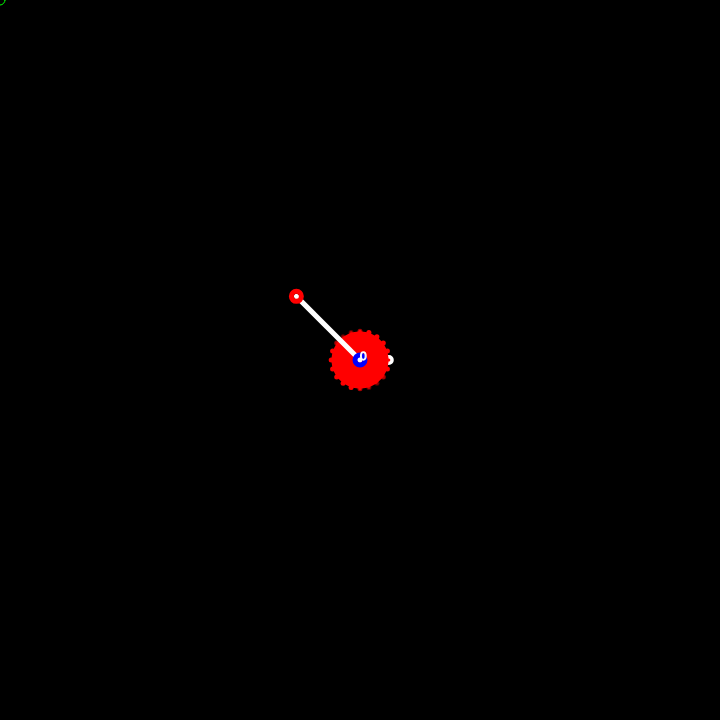
Frame 1 (no input)
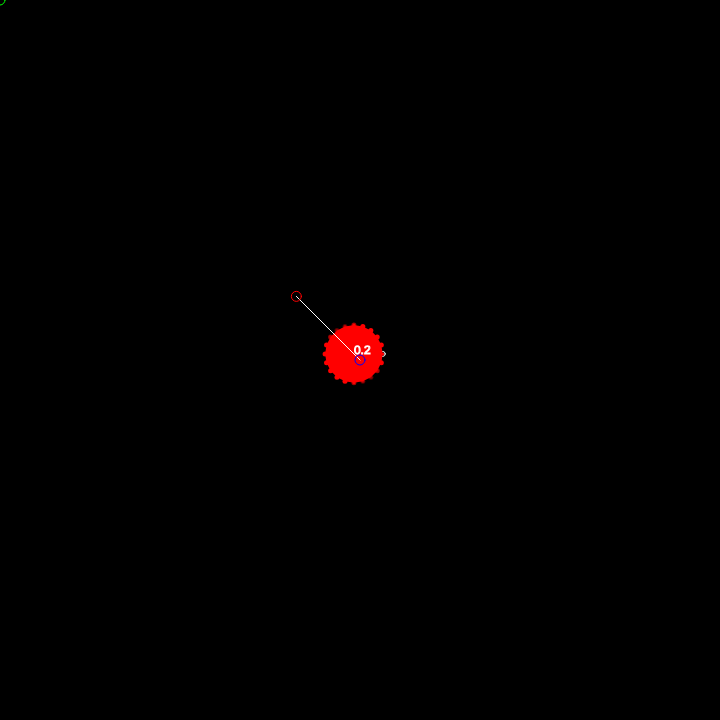
Frame 60 (no input)
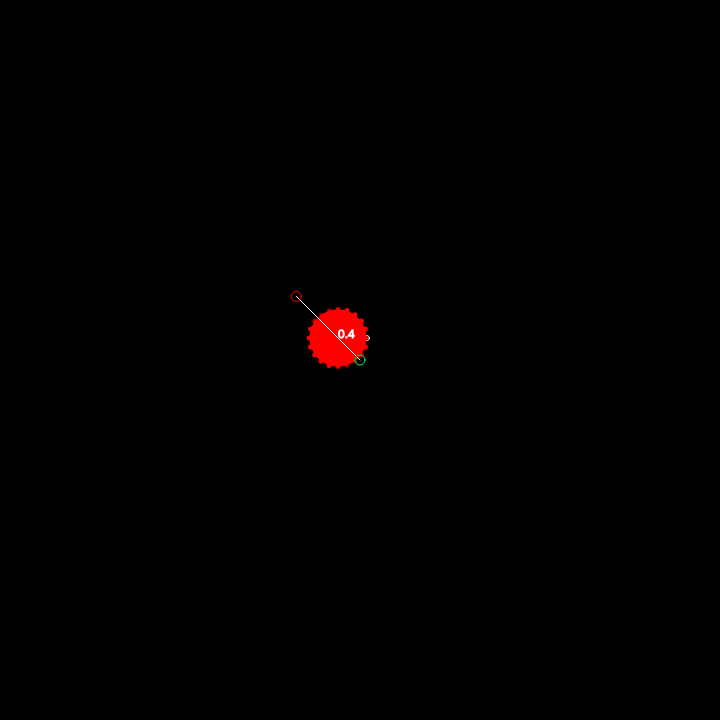
Frame 120 (the mouse pressed at the canvas centre since frame 60)

The p5.js sketch that drew these frames (run headless with seeded random() and noise() and a simulated clock; from frame 60 on, the mouse is pressed at the canvas centre):

// p5.js sketch
// ── sketch.js
const detail = 20;
let minR;
let maxR;
let travelFrames = 300;


let test;
let mousePos;

function setup(){
createCanvas(720, 720);
minR = width/25;
maxR = width/10;

mousePos = createVector();

test = new Cell(width/2, height/2);
noFill();
stroke(255);
strokeWeight(5);
}

function draw(){
  background(0);

  mousePos.set(mouseX, mouseY);
  test.update();
  test.show();

  stroke(0,255, 0);
  circle(mouseX, mouseY, 10);
}

function easeProgress(progress){
  return 0.5* (cos(progress * PI) + 1);
}



// ── cell.js
class Cell{
    constructor(x,y){
        this.p = createVector(x, y);
        this.prevP = createVector(x,y);
        this.maxTravel = width/8;
        this.target = createVector(x,y);
        this.perimeter = [];
        for(let i = 0; i < detail; i++){
            let a = i*TWO_PI/detail;
            this.perimeter[i] = new PerimeterPoint(minR * cos(a), minR * sin(a))
        }
        this.getTarget();
        this.progress = 0;
        
        
    }

    getTarget(){
        // this.target = mousePos.copy();
        let dir = p5.Vector.sub(mousePos, this.prevP);
        let d = dir.mag();
        let mag = min(d, this.maxTravel);
        dir.setMag(mag);
        
        this.target = p5.Vector.add(this.prevP, dir);

        // set the targets for the perim points
        // for(let i = 0; i < detail; i++){
        //     let a = i*TWO_PI/detail;
        //     this.perimeter[i].target.set(minR * cos(a), minR * sin(a));
        //     let d = p5.Vector.dist(this.perimeter[i].p, this.perimeter[i].target);
        //     let delay = map(d, 0, this.maxTravel, 0, -1);
        //     this.perimeter[i].delay = delay;
        // }
        for(let i = 0; i < detail; i++){
            let a = i*TWO_PI/detail;
            this.perimeter[i].target.set(minR * cos(a), minR * sin(a));
            
            // Calculate delay b
            // ased on the point's position in the perimeter
            // Points farther from the direction of movement get more delay
            let movementDir = p5.Vector.sub(this.target, this.prevP).normalize();
            let pointDir = createVector(cos(a), sin(a)).normalize();
            let alignment = 1 - abs(p5.Vector.dot(movementDir, pointDir)); // 0=aligned with movement, 1=opposite
            
            // Now map to a delay value - points opposing movement direction get more delay
            let delay = map(alignment, 0, 1, 0.2, 5.0); // Delay between 0.2 and 0.8
            this.perimeter[i].delay = delay;
        }

    }

    update(){
        this.progress = this.progress + 1/travelFrames;
        this.p = p5.Vector.lerp(this.target, this.prevP, easeProgress(this.progress));
        for(let p of this.perimeter){
            p.update();
        }

        // if(this.progress >= 1){
        //     this.prevP.set(this.target.x, this.target.y);
        //     this.getTarget()
        //     console.log(`Updated target: ${this.target.x}, ${this.target.y}  = ${mousePos.x}, ${mousePos.y}`)
        //     this.progress = 0;
        //     this.easedProgress = 0;
        // }
        if(this.progress >= 1){
            this.prevP.set(this.target.x, this.target.y);
            this.getTarget();
            console.log(`Updated target: ${this.target.x}, ${this.target.y}  = ${mousePos.x}, ${mousePos.y}`);
            this.progress = 0;
            this.easedProgress = 0;
            
            // Reset all perimeter points
            for(let p of this.perimeter){
                p.reset();
            }
        }
        
    }

    

    show(){

        // draw the cell
        stroke(255);
        push();
        translate(this.p.x, this.p.y);
        beginShape();
        for(let i = 0; i < detail; i++){
            vertex(this.perimeter[i].p.x, this.perimeter[i].p.y);
            this.perimeter[i].show();
        }
        endShape(CLOSE);
        
        pop();

        // connect prevP with target
        line(this.prevP.x, this.prevP.y, this.target.x, this.target.y);

        // ID target in red
        stroke(255, 0, 0);
        circle(this.target.x, this.target.y, 10);

        //ID prevP in blue
        stroke(0, 0, 255);
        circle(this.prevP.x, this.prevP.y, 10);

        // display progress
        stroke(255);
        strokeWeight(1);
        text(round(this.progress,2), this.p.x, this.p.y)

       


    }
  }

//   class PerimeterPoint{
//     constructor(x,y, delay){
//         this.prevP = createVector(x,y);
//         this.p = createVector(x,y);
//         this.target = createVector(x,y);
//         this.progress = 0;
//         this.delay = delay;
//     }

//     update(){
//         this.progress = (max(0, this.delay + this.progress) + 1)/travelFrames;
//         this.p = p5.Vector.lerp(this.prevP, this.target, easeProgress(this.progress));
//     }

//     show(){
//         circle(this.p.x, this.p.y, 5);
//     }

//   }

class PerimeterPoint{
    constructor(x, y){
        this.prevP = createVector(x, y);
        this.p = createVector(x, y);
        this.target = createVector(x, y);
        this.progress = 1; // Start at completed progress
        this.delay = 0;    // Default delay
        this.delayProgress = 0; // Track delayed progress separately
    }

    update(){
        // Only start progressing after delay
        if (this.delayProgress < this.delay) {
            this.delayProgress += 1/travelFrames;
        } else {
            // Once delay is satisfied, move toward target
            this.progress += 1/travelFrames;
            this.progress = min(this.progress, 1); // Cap at 1
            this.p = p5.Vector.lerp(this.prevP, this.target, easeProgress(this.progress));
        }
    }

    show(){
        // Visualize the point
        circle(this.p.x, this.p.y, 5);
        
        // Visualize the delay (optional)
        let delayColor = color(255, 0, 0, map(this.delay, 0, 1, 50, 200));
        fill(delayColor);
        noStroke();
        circle(this.p.x, this.p.y, 3);
    }
    
    reset() {
        this.prevP = this.p.copy();
        this.progress = 0;
        this.delayProgress = 0;
    }
}
